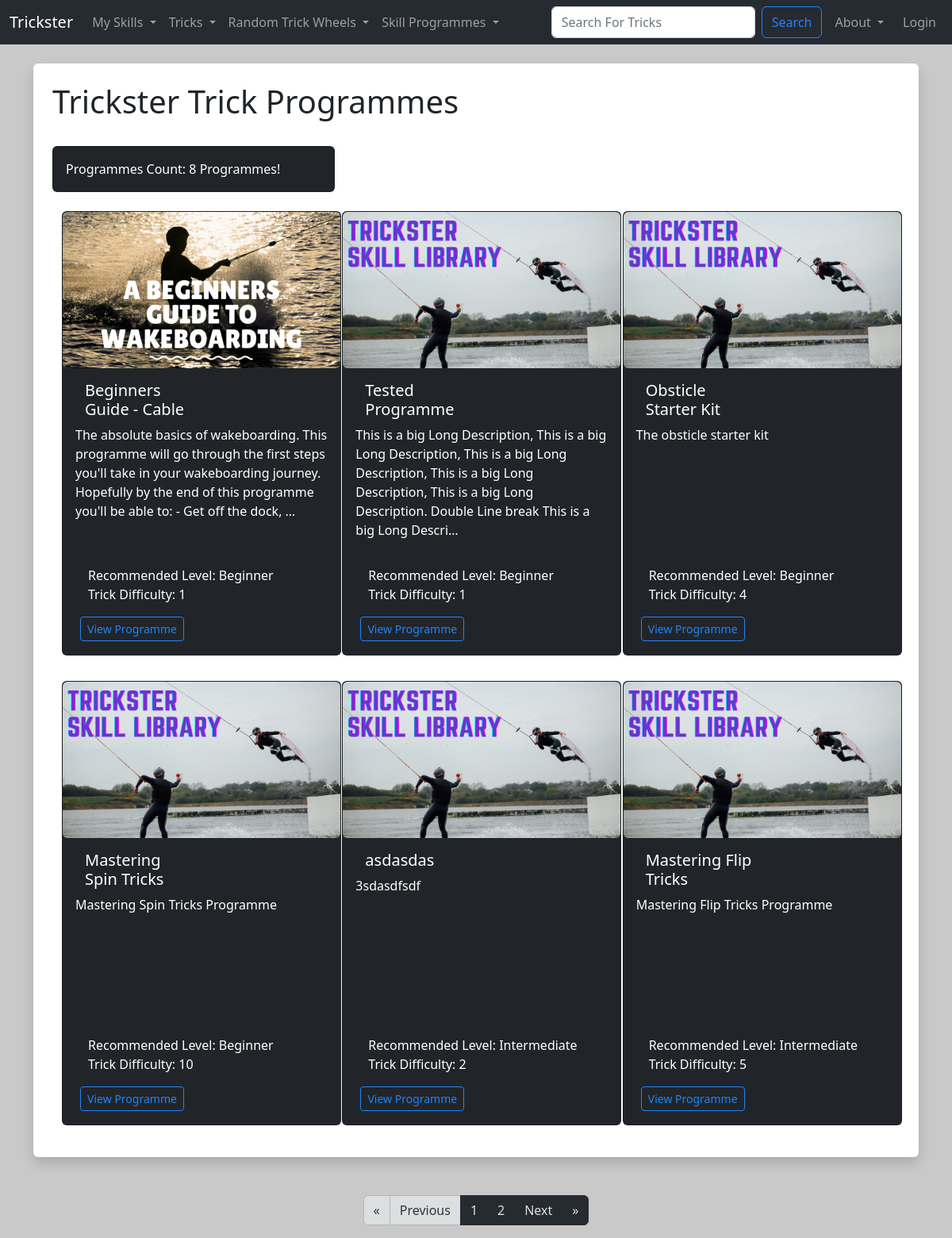
The page /programme_list on the database its author committed.
### TricksterMain/models.py (models this page shows, shortened)
class Trick_Programme (models.Model):
  ProgrammeID = models.AutoField(primary_key=True)
  ProgrammeName = models.CharField(max_length=25)
  ProgrammeDiscription = models.TextField(blank=True)
  ProgrammeTricks = models.ManyToManyField(Trick, related_name='programme_tricks', blank=True)
  ProgrammeRecLevel = models.ForeignKey(SkillLevel, blank=True, null=True, on_delete=models.CASCADE)
  ProgrammeDifficulty = models.PositiveIntegerField(null=True, validators=[MinValueValidator(1), MaxValueValidator(10)])
  ProgrammeImg = models.ImageField(null=True, blank=True, upload_to="images/")
  ProgrammeCategory = models.ManyToManyField(Category, related_name='programme_category_tags', blank=True)
  def __str__(self):
    return self.ProgrammeName

class SkillLevel (models.Model):
  SkillLevelID = models.AutoField(primary_key=True)
  SkillLevelName = models.CharField(max_length=25)
  def __str__(self):
    return self.SkillLevelName

### TricksterMain/views.py (the view)
# urls.py: path('programme_list', views.programme_list, name="programme-list"),
def programme_list(request):
  all_programmes = Trick_Programme.objects.all().order_by('ProgrammeRecLevel', 'ProgrammeDifficulty', 'ProgrammeName')
  programme_count = all_programmes.count()
  p = Paginator(all_programmes, 6)
  page = request.GET.get('page')
  programmes = p.get_page(page)
  num_pages = "T" * programmes.paginator.num_pages
  return render(request, 'main/programme_list.html', {'programmes': programmes, "num_pages":num_pages, "programme_count":programme_count})

### TricksterMain/templates/main/programme_list.html (shortened to what this page needs)
{% extends 'main/base.html' %}
{% load static %}
{% block content  %}
<div class="shadow  p-4 mb-5 bg-body rounded">
  <h1> Trickster Trick Programmes </h1>
  <br/>
  <div class="col-4">
    <div class="card text-bg-dark">
      <div class="card-body">
        <p class="card-text">Programmes Count: {{ programme_count }} Programmes!</p>
      </div>
    </div>
  </div>
  <br/>
  <div class="container-md">
    <div class="row row-cols-1 row-cols-sm-2 row-cols-md-2 row-cols-xl-3 g-3">
      {% for programme in programmes %}
        <div class="col-md">
          <div class="card text-bg-dark mb-3" style="width: 22rem; height: 35rem;">
            {% if programme.ProgrammeImg %}
                <img src="{{ programme.ProgrammeImg.url }}" class="img-fluid rounded" alt="programme cover image">
            {% else %}
                <img src="{% static 'trickster/images/TrickListDefault.png' %}" class="img-fluid rounded" alt="programme cover image">
            {% endif %}
            <div class="card-body">
              <h5 class="card-title">
                <div class="container">
                  <div class="row">
                    <div class="col-6">
                      {{ programme }}
                    </div>
                    <div class="col-6">
                    </div>
                  </div>
                </div>
              </h5>
              <p class="card-text">{{ programme.ProgrammeDiscription|truncatechars:210 }}</p>
            </div>
            <ul class="list-group-dark list-group-flush">
              <li class="list-group-item">Recommended Level: {{ programme.ProgrammeRecLevel }}</li>
              <li class="list-group-item">Trick Difficulty: {{ programme.ProgrammeDifficulty }}</li>
            </ul>
            <div class="card-body-dark text-center gap-3" style="height: 3rem">
              <div class="container">
                <div class="row">
                  <div class="col-6">
                    <a href="{% url 'view-programme' programme.ProgrammeID %}" class="btn btn-outline-primary btn-sm">View Programme</a>
                  </div>
                  <div class="col-6">
                  </div>
                </div>
              </div>
            </div>
          </div>
        </div>
      {% endfor %}
    </div>
  </div>
</div>
  <nav aria-label="Paginator">
    <ul class="pagination pagination-dark justify-content-center">
      {% if programmes.has_previous %}
      <li class="page-item">
        <a class="page-link" href="?page=1" aria-label="First">
          <span aria-hidden="true">&laquo;</span>
        </a>
      </li>
      <li class="page-item"><a class="page-link" href="?page={{ programmes.previous_page_number }}">Previous</a></li>
      {% else %}
      <li class="page-item disabled">
        <a class="page-link" href="" aria-label="First">
          <span aria-hidden="true">&laquo;</span>
        </a>
      </li>
      <li class="page-item disabled"><a class="page-link" href="">Previous</a></li>
      {% endif %}
      {% for i in num_pages %}
      <li class="page-item"><a class="page-link" href="?page={{ forloop.counter }}">{{ forloop.counter }}</a></li>
      {% endfor %}
      {% if programmes.has_next %}
      <li class="page-item"><a class="page-link" href="?page={{ programmes.next_page_number }}">Next</a></li>
      <li class="page-item">
        <a class="page-link" href="?page={{ programmes.paginator.num_pages }}" aria-label="Last">
          <span aria-hidden="true">&raquo;</span>
        </a>
      </li>
      {% endif %}
    </ul>
  </nav>
{% endblock %}

### TricksterMain/templates/main/base.html (style rules this page uses)
body { background: #c9c9c9 }

### rows shown on the page
Trick_Programme: ProgrammeImg (picture), ProgrammeName "Beginners Guide - Cable", ProgrammeDiscription "The absolute basics of wakeboarding. This programme will go through the first steps you'll take in your wakeboarding journey. Hopefully by the end of this programme you'll be able to: - Get off the dock, …", ProgrammeRecLevel "Beginner", ProgrammeDifficulty "1"
Trick_Programme: ProgrammeName "Tested Programme", ProgrammeDiscription "This is a big Long Description, This is a big Long Description, This is a big Long Description, This is a big Long Description, This is a big Long Description. Double Line break This is a big Long Descri…", ProgrammeRecLevel "Beginner", ProgrammeDifficulty "1"
Trick_Programme: ProgrammeName "Obsticle Starter Kit", ProgrammeDiscription "The obsticle starter kit", ProgrammeRecLevel "Beginner", ProgrammeDifficulty "4"
Trick_Programme: ProgrammeName "Mastering Spin Tricks", ProgrammeDiscription "Mastering Spin Tricks Programme", ProgrammeRecLevel "Beginner", ProgrammeDifficulty "10"
Trick_Programme: ProgrammeName "asdasdas", ProgrammeDiscription "3sdasdfsdf", ProgrammeRecLevel "Intermediate", ProgrammeDifficulty "2"
Trick_Programme: ProgrammeName "Mastering Flip Tricks", ProgrammeDiscription "Mastering Flip Tricks Programme", ProgrammeRecLevel "Intermediate", ProgrammeDifficulty "5"

### other values the page prints
{{ programme_count }} "8"
